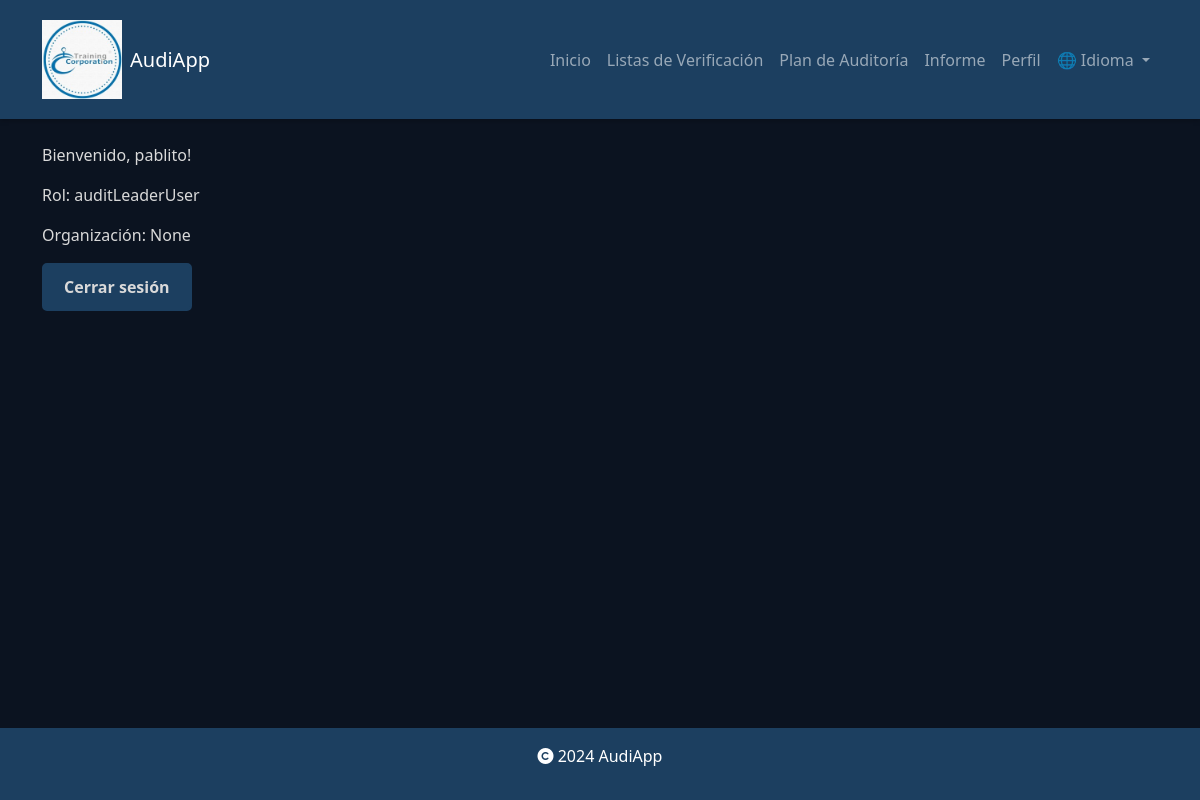
The app's page /accounts/profile/ (signed in), older data.
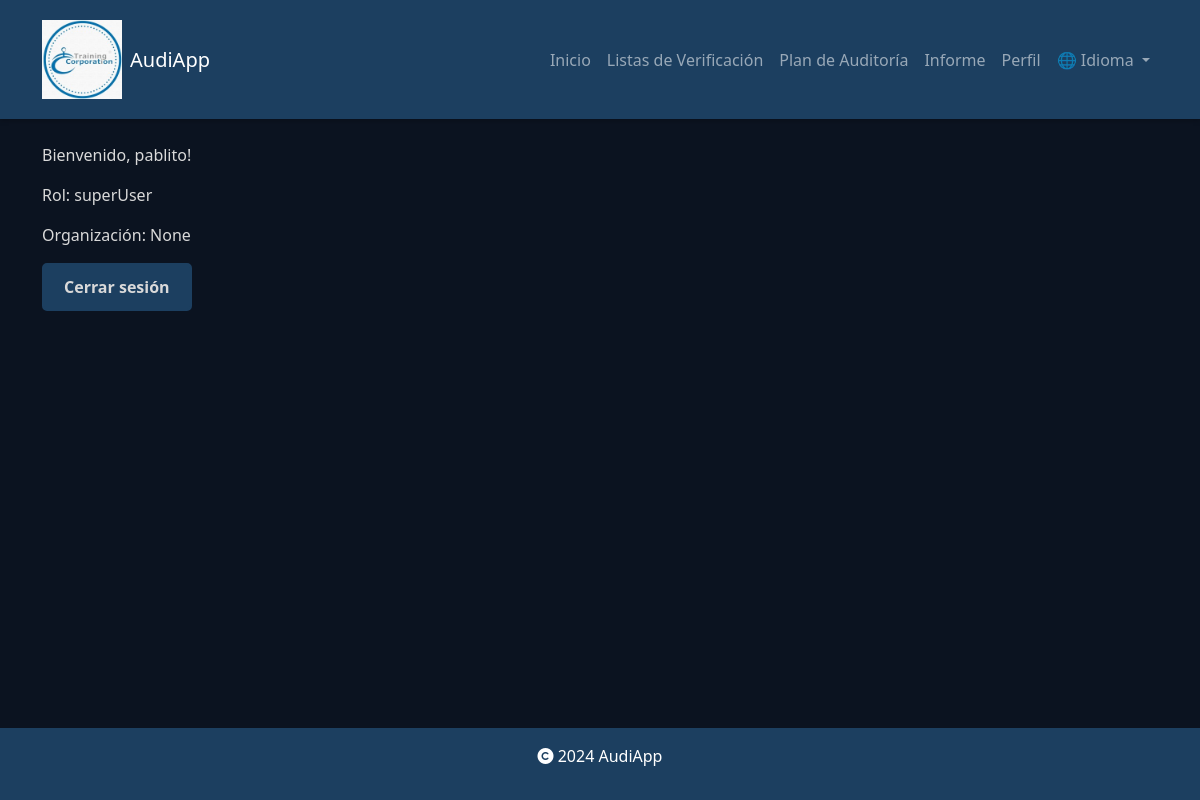
The same page, newer data.
### accounts/models.py (models this page shows, shortened)
class User(AbstractUser):
    organization = models.ForeignKey(Organization, on_delete=models.CASCADE, null=True, blank=True)
    ROLE_CHOICES = [
        ('superUser', 'Super User'), # administrador general de la plataforma
        ('organizationUser', 'Organization User'), # perfil corporativo que otorga roles
        ('auditUser', 'Audit User'), # perfil auditor
        ('auditLeaderUser', 'Audit Leader User'), # perfil auditor lider
    ]
    role = models.CharField(max_length=20, choices=ROLE_CHOICES, default='auditUser')

### accounts/views.py (the view)
# urls.py: path('profile/', profile_view, name='profile'),
def profile_view(request):
    if request.user.is_authenticated:
        return render(request, "profile.html",)
    else:
        messages.info(request, "Inicia sesión primero")
        return redirect('login')

### accounts/templates/profile.html (shortened to what this page needs)
{% extends 'base.html' %}
{% block content %}
    {% if user.is_authenticated %}
        <p>Bienvenido, {{ user.username }}!</p>
        <p>Rol: {{ user.role }}</p>
        <p>Organización: {{ user.organization }}</p>
        <form method="POST" action="{% url 'logout' %}">
            <button type="submit" class="logout-btn">Cerrar sesión</button>
        </form>
    {% else %}
        <p>No estás autenticado.</p>
        <a href="{% url 'login' %}">Iniciar sesión</a>
    {% endif %}
{% endblock %}

### core/templates/base.html (shortened to what this page needs)
{% load static %}
<!DOCTYPE html>
<html lang="es">
<head>
    <link href="https://cdn.jsdelivr.net/npm/bootstrap@5.3.0/dist/css/bootstrap.min.css" rel="stylesheet">
    <link rel="stylesheet" href="{% static 'css/styles.css' %}">
    <link rel="stylesheet" href="https://cdnjs.cloudflare.com/ajax/libs/font-awesome/6.4.2/css/all.min.css">
</head>
<body>
    <nav class="navbar navbar-expand-lg navbar-dark bg-primary">
        <div class="container-fluid">
            <a class="navbar-brand d-flex align-items-center" href="{% url 'home' %}">
                <img src="{% static 'image/company_logo.jpg' %}" alt="Logo" class="logo-navbar me-2">
                <span>AudiApp</span>
            </a>
            <div class="collapse navbar-collapse" id="navbarNav">
                <ul class="navbar-nav ms-auto">
                    <li class="nav-item"><a class="nav-link" href="{% url 'home' %}">Inicio</a></li>
                    <li class="nav-item"><a class="nav-link" href="{% url 'checklists' %}">Listas de Verificación</a></li>
                    <li class="nav-item"><a class="nav-link" href="{% url 'audit_plan' %}">Plan de Auditoría</a></li>
                    <li class="nav-item"><a class="nav-link" href="{% url 'reports' %}">Informe</a></li>
                    <li class="nav-item"><a class="nav-link" href="{% url 'profile' %}">Perfil</a></li>
                    <li class="nav-item dropdown">
                        <a class="nav-link dropdown-toggle" href="#" id="languageDropdown" role="button" data-bs-toggle="dropdown">
                            🌐 Idioma
                        </a>
                    </li>
                </ul>
            </div>
        </div>
    </nav>
    <div class="container my-4">
        {% block content %} {% endblock %}
    </div>
    <footer class="text-white text-center py-3 mt-auto">
        <p><i class="fa-solid fa-copyright"></i> 2024 AudiApp </p>
    </footer>
</body>
</html>

### static/css/styles.css (style rules this page uses)
:root { --nav-bar: #1C3F60; --bg-color: #0B1320; --text-color: #D9D9D9; --card-bg: #D9D9D9; --card-text: #1e3a5f; }
body { background-color: var(--bg-color) !important; color: var(--text-color); }
.navbar { background-color: var(--nav-bar) !important; }
footer { background-color: var(--nav-bar) !important; color: var(--text-color); }
.logo-navbar { width: 80px; height: auto; }
.navbar { background-color: var(--nav-bar); padding: 15px 30px; box-shadow: 0 2px 5px rgba(0, 0, 0, 0.2); display: flex; align-items: center; justify-content: center; }
button { padding: 10px 20px; font-size: 16px; font-weight: bold; border: 2px solid var(--nav-bar); background-color: var(--nav-bar); color: var(--text-color); border-radius: 5px; cursor: pointer; transition: background-color 0.3s, transform 0.3s; }
html, body { height: 100%; margin: 0; display: flex; flex-direction: column; }
.container { flex: 1; }
footer { background-color: var(--nav-bar); color: white; text-align: center; padding: 10px; width: 100%; }

### core/templates/base.html (style rules this page uses)
html, body { height: 100%; margin: 0; display: flex; flex-direction: column; }
.container { flex: 1; }
footer { background-color: var(--nav-bar); color: white; text-align: center; padding: 10px; width: 100%; }

Row changes from the older to the newer data that the page shows:
changed User "pablito": role "auditLeaderUser" → "superUser"
